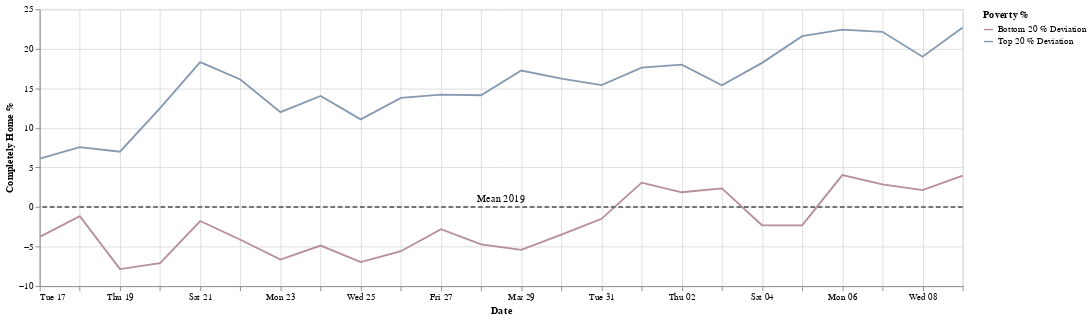

The notebook cell saved with this chart:
### Markdown cell above
*   August. 7, 2020: LA County Exceeds 200,000 Coronavirus Cases
*   August, 12, 2020: LA County Crosses 'Tragic Milestone' Of 5,000 Coronavirus Deaths

### Code cell
start_date = '2020-8-5'
end_date = '2020-8-21'
df2 = apply_date_filter(df,start_date,end_date)
chart = create_chart(df2)
chart

### Figure 1 — Vega-Lite specification as saved in the notebook (floating-point values rounded to 4 significant figures)
{"config": {"view": {"continuousHeight": 300, "continuousWidth": 400}, "range": {"category": {"scheme": ["#E15759", "#a0aab4", "#4E79A7"]}}}, "layer": [{"data": {"name": "data-93b63a61d2a6f6e5532ae69bf81f0850"}, "mark": "line", "encoding": {"color": {"type": "nominal", "field": "Poverty %"}, "x": {"type": "temporal", "field": "date", "title": "Date"}, "y": {"type": "quantitative", "field": "completely home %", "title": "Completely Home %"}}, "transform": [{"fold": ["Bottom 20 % Deviation", "Top 20 % Deviation"], "as": ["Poverty %", "completely home %"]}], "width": 1000}, {"data": {"name": "data-7f3a6b86ed460c4e648f2393735a11f6"}, "mark": {"type": "rule", "color": "#757575", "size": 2, "strokeDash": [5, 3]}, "encoding": {"size": {"value": 2}, "y": {"type": "quantitative", "field": "Mean 2019"}}}, {"data": {"name": "data-029429fb407004cc4ab361ab35994ace"}, "mark": {"type": "text", "angle": 0, "text": "Mean 2019"}, "encoding": {"y": {"type": "quantitative", "field": "y"}}}], "$schema": "https://vega.github.io/schema/vega-lite/v4.8.1.json", "datasets": {"data-93b63a61d2a6f6e5532ae69bf81f0850": [{"date": "2020-03-26T00:00:00+00:00", "Top 20 %": 43.94, "Bottom 20 %": 24.55, "Top 20 % Deviation": 13.79, "Bottom 20 % Deviation": -5.592, "mean 2019": 0}, {"date": "2020-03-25T00:00:00+00:00", "Top 20 %": 41.23, "Bottom 20 %": 23.18, "Top 20 % Deviation": 11.08, "Bottom 20 % Deviation": -6.968, "mean 2019": 0}, {"date": "2020-03-20T00:00:00+00:00", "Top 20 %": 42.64, "Bottom 20 %": 23.04, "Top 20 % Deviation": 12.5, "Bottom 20 % Deviation": -7.102, "mean 2019": 0}, {"date": "2020-04-09T00:00:00+00:00", "Top 20 %": 52.84, "Bottom 20 %": 34.12, "Top 20 % Deviation": 22.7, "Bottom 20 % Deviation": 3.978, "mean 2019": 0}, {"date": "2020-03-24T00:00:00+00:00", "Top 20 %": 44.18, "Bottom 20 %": 25.28, "Top 20 % Deviation": 14.03, "Bottom 20 % Deviation": -4.867, "mean 2019": 0}, {"date": "2020-03-27T00:00:00+00:00", "Top 20 %": 44.36, "Bottom 20 %": 27.35, "Top 20 % Deviation": 14.21, "Bottom 20 % Deviation": -2.8, "mean 2019": 0}, {"date": "2020-03-22T00:00:00+00:00", "Top 20 %": 46.27, "Bottom 20 %": 26.0, "Top 20 % Deviation": 16.13, "Bottom 20 % Deviation": -4.142, "mean 2019": 0}, {"date": "2020-03-28T00:00:00+00:00", "Top 20 %": 44.27, "Bottom 20 %": 25.43, "Top 20 % Deviation": 14.13, "Bottom 20 % Deviation": -4.715, "mean 2019": 0}, {"date": "2020-04-08T00:00:00+00:00", "Top 20 %": 49.14, "Bottom 20 %": 32.28, "Top 20 % Deviation": 18.99, "Bottom 20 % Deviation": 2.137, "mean 2019": 0}, {"date": "2020-03-19T00:00:00+00:00", "Top 20 %": 37.14, "Bottom 20 %": 22.3, "Top 20 % Deviation": 6.997, "Bottom 20 % Deviation": -7.846, "mean 2019": 0}, {"date": "2020-04-01T00:00:00+00:00", "Top 20 %": 47.76, "Bottom 20 %": 33.23, "Top 20 % Deviation": 17.62, "Bottom 20 % Deviation": 3.08, "mean 2019": 0}, {"date": "2020-04-03T00:00:00+00:00", "Top 20 %": 45.53, "Bottom 20 %": 32.5, "Top 20 % Deviation": 15.39, "Bottom 20 % Deviation": 2.354, "mean 2019": 0}, {"date": "2020-04-06T00:00:00+00:00", "Top 20 %": 52.56, "Bottom 20 %": 34.18, "Top 20 % Deviation": 22.41, "Bottom 20 % Deviation": 4.033, "mean 2019": 0}, {"date": "2020-03-29T00:00:00+00:00", "Top 20 %": 47.39, "Bottom 20 %": 24.73, "Top 20 % Deviation": 17.25, "Bottom 20 % Deviation": -5.42, "mean 2019": 0}, {"date": "2020-04-04T00:00:00+00:00", "Top 20 %": 48.37, "Bottom 20 %": 27.84, "Top 20 % Deviation": 18.22, "Bottom 20 % Deviation": -2.304, "mean 2019": 0}, {"date": "2020-03-17T00:00:00+00:00", "Top 20 %": 36.26, "Bottom 20 %": 26.36, "Top 20 % Deviation": 6.119, "Bottom 20 % Deviation": -3.781, "mean 2019": 0}, {"date": "2020-04-02T00:00:00+00:00", "Top 20 %": 48.14, "Bottom 20 %": 32.01, "Top 20 % Deviation": 17.99, "Bottom 20 % Deviation": 1.862, "mean 2019": 0}, {"date": "2020-03-18T00:00:00+00:00", "Top 20 %": 37.71, "Bottom 20 %": 28.98, "Top 20 % Deviation": 7.567, "Bottom 20 % Deviation": -1.162, "mean 2019": 0}, {"date": "2020-03-31T00:00:00+00:00", "Top 20 %": 45.56, "Bottom 20 %": 28.65, "Top 20 % Deviation": 15.41, "Bottom 20 % Deviation": -1.491, "mean 2019": 0}, {"date": "2020-03-23T00:00:00+00:00", "Top 20 %": 42.14, "Bottom 20 %": 23.5, "Top 20 % Deviation": 11.99, "Bottom 20 % Deviation": -6.644, "mean 2019": 0}, {"date": "2020-03-30T00:00:00+00:00", "Top 20 %": 46.36, "Bottom 20 %": 26.65, "Top 20 % Deviation": 16.22, "Bottom 20 % Deviation": -3.499, "mean 2019": 0}, {"date": "2020-03-21T00:00:00+00:00", "Top 20 %": 48.46, "Bottom 20 %": 28.37, "Top 20 % Deviation": 18.32, "Bottom 20 % Deviation": -1.771, "mean 2019": 0}, {"date": "2020-04-07T00:00:00+00:00", "Top 20 %": 52.29, "Bottom 20 %": 33.02, "Top 20 % Deviation": 22.15, "Bottom 20 % Deviation": 2.873, "mean 2019": 0}, {"date": "2020-04-05T00:00:00+00:00", "Top 20 %": 51.74, "Bottom 20 %": 27.82, "Top 20 % Deviation": 21.6, "Bottom 20 % Deviation": -2.321, "mean 2019": 0}], "data-7f3a6b86ed460c4e648f2393735a11f6": [{"Mean 2019": 0}], "data-029429fb407004cc4ab361ab35994ace": [{"x": 0, "y": 1}]}}
